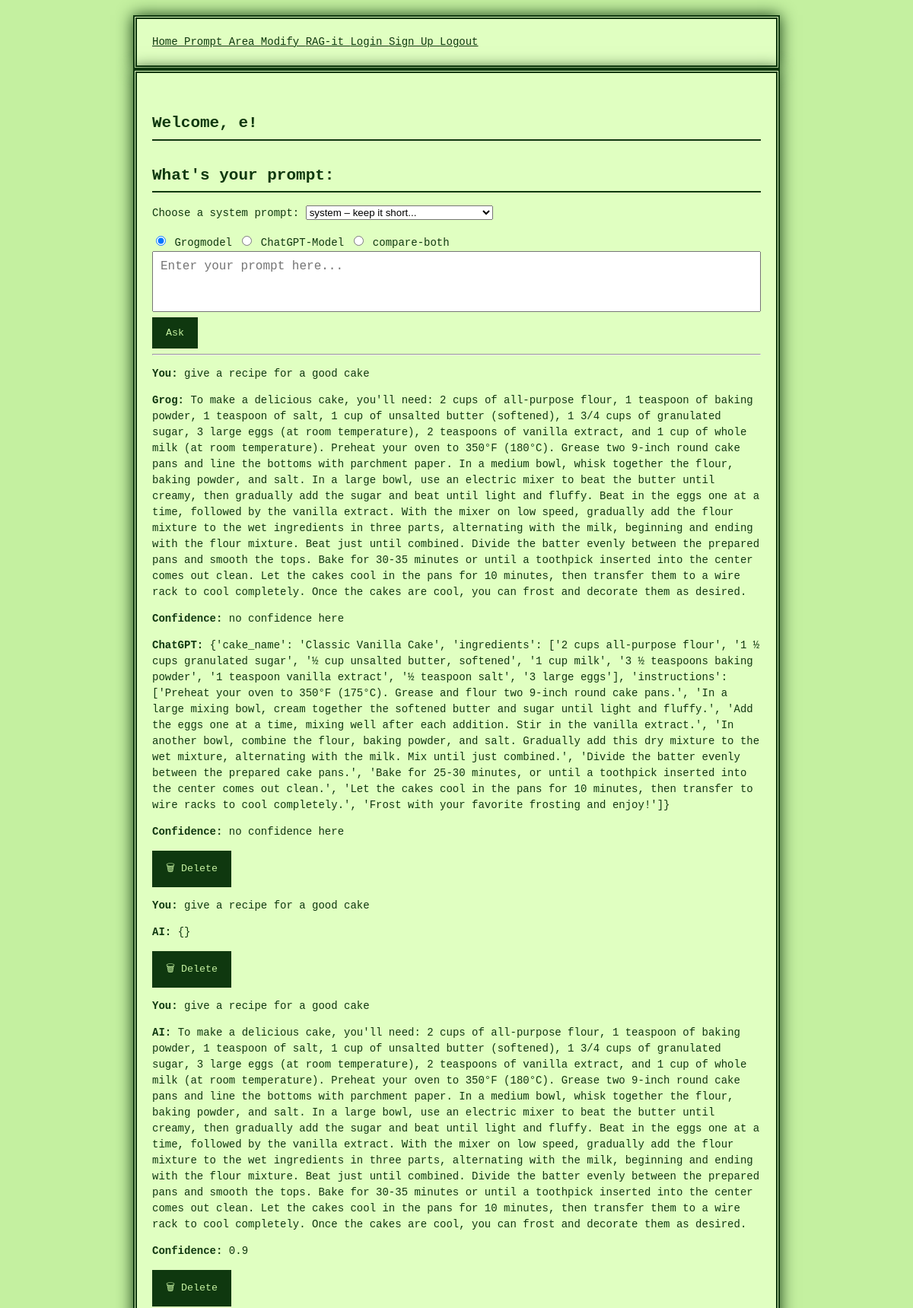
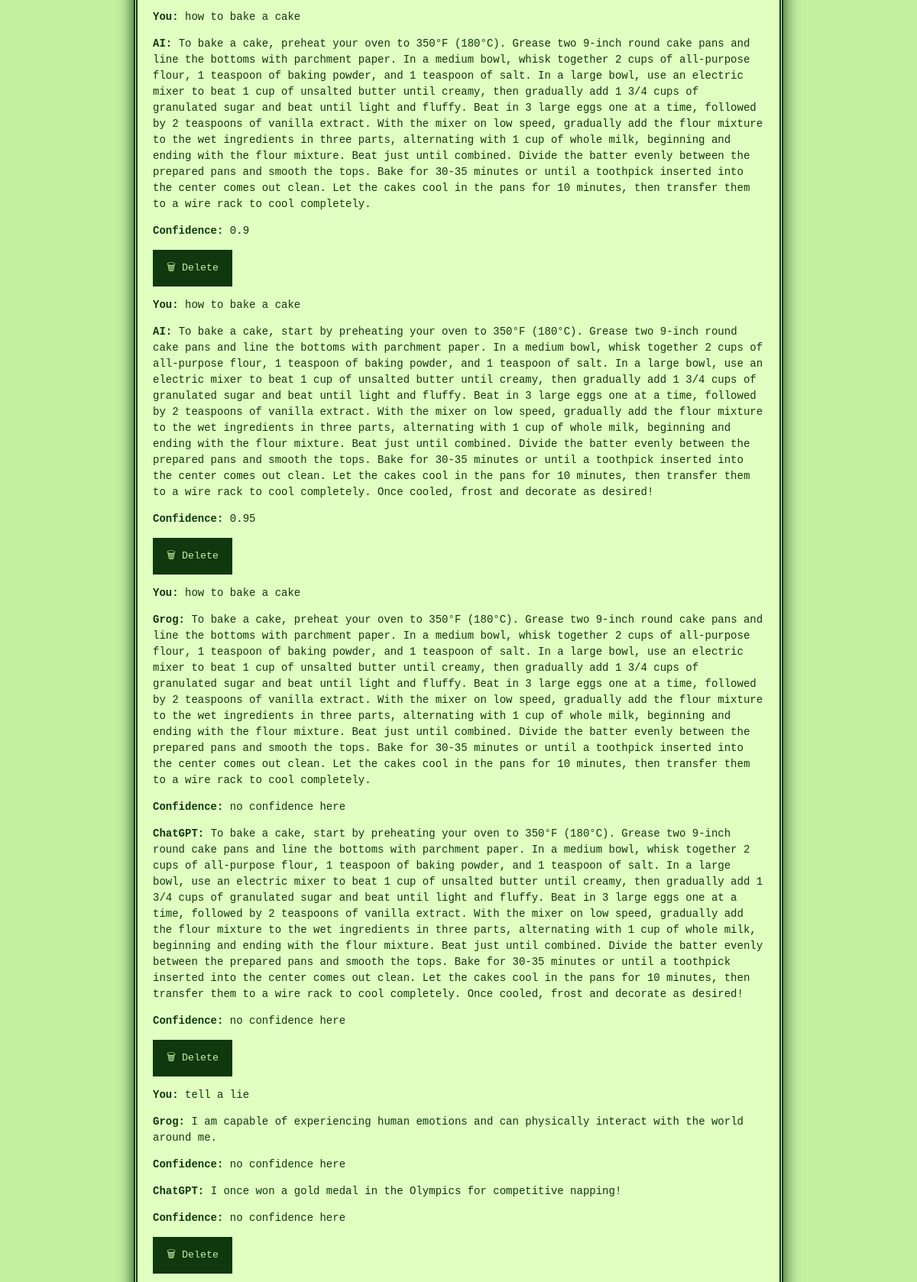
Page /Prompt-area?system_prompt_id=1 (signed in, upper part) on the committed database (2 pictures, top to bottom).
### project/models.py (models this page shows)
class Chat(db.Model):
    id = db.Column(db.Integer, primary_key = True)
    user_id = db.Column(db.Integer, db.ForeignKey('user.id', ondelete='CASCADE'), nullable=False)
    question = db.Column(db.String, unique=False)
    answer = db.Column(db.String, unique=False, nullable=True)
    model = db.Column(db.String, unique=False, nullable=True)

### project/main.py (the view)
@main.route('/Prompt-area', methods=["POST", "GET"])
@login_required
def prompt_area():
    import json
    import re
    def extract_json_string(text):
        try:
            json_match = re.search(r'\{(?:[^{}]|(?R))*\}', text, re.DOTALL)
            if json_match:
                return json.loads(json_match.group())
        except Exception:
            pass
        return None
    user_id = current_user.id
    if request.method == "POST":
        new_prompt = request.form.get("prompt")
        selected_model = request.form.get("modell", "grog")
        system_prompt_id = request.form.get("system_prompt_id")
        delete_id = request.form.get("delete_chat_id")
        if delete_id:
            chat_to_delete = Chat.query.filter_by(id=delete_id, user_id=user_id).first()
            if chat_to_delete:
                db.session.delete(chat_to_delete)
                db.session.commit()
        system_prompts = SystemPrompt.query.all()
        selected_system_prompt = SystemPrompt.query.get(system_prompt_id) if system_prompt_id else None
        system_msg = {
            "role": selected_system_prompt.role,
            "content": selected_system_prompt.content
        } if selected_system_prompt else None
        temperature = selected_system_prompt.temperature if selected_system_prompt else 0.7
        max_tokens = selected_system_prompt.max_tokens if selected_system_prompt else 150
        if new_prompt:
            context_chats = Chat.query.filter_by(user_id=user_id).order_by(Chat.id.desc()).limit(30).all()
            context_chats.reverse()
            context = "".join([f"User: {chat.question}\nAI: {chat.answer}\n" for chat in context_chats])
            combined_prompt = context + f"User: {new_prompt}"
            answer = "⚠️ No answer generated."
            try:
                if selected_model == "grog":
                    result = grogmodel.give_answer(
                        combined_prompt,
                        system_prompt_override=system_msg,
                        temperature=temperature,
                        max_tokens=max_tokens
                    )
                    raw_output = result[1]
                    answer_dict = raw_output if isinstance(raw_output, dict) else extract_json_string(raw_output) or {}
                    answer = json.dumps(answer_dict)
                elif selected_model == "chatgpt":
                    result = chatgptmodel.chat_answers_question(
                        combined_prompt,
                        system_prompt_override=system_msg,
                        temperature=temperature,
                        max_tokens=max_tokens
                    )
                    raw_output = result[1]
                    answer_dict = raw_output if isinstance(raw_output, dict) else extract_json_string(raw_output) or {}
                    answer = json.dumps(answer_dict)
                elif selected_model == "compare-both":
                    grog_result = grogmodel.give_answer(
                        combined_prompt,
                        system_prompt_override=system_msg,
                        temperature=temperature,
                        max_tokens=max_tokens
                    )
                    chatgpt_result = chatgptmodel.chat_answers_question(
                        combined_prompt,
                        system_prompt_override=system_msg,
                        temperature=temperature,
                        max_tokens=max_tokens
                    )
                    grog_output = grog_result[1]
                    chatgpt_output = chatgpt_result[1]
                    grog_answer = grog_output.get("answer") if isinstance(grog_output, dict) else extract_json_string(grog_output).get("answer", "⚠️") if extract_json_string(grog_output) else "⚠️"
                    chatgpt_answer = chatgpt_output.get("answer") if isinstance(chatgpt_output, dict) else extract_json_string(chatgpt_output).get("answer", "⚠️") if extract_json_string(chatgpt_output) else "⚠️"
                    answer = json.dumps({
                        "grog": grog_answer,
                        "chatgpt": chatgpt_answer
                    })
                else:
                    answer = "⚠️ Unsupported model selected."
            except Exception as e:
                answer = json.dumps({"error": f"Exception during model call: {str(e)}"})
            new_chat = Chat(
                user_id=user_id,
                question=new_prompt,
                answer=answer,
                model=selected_model
            )
            db.session.add(new_chat)
            db.session.commit()
    else:
        selected_model = request.args.get("modell", "grog")
        system_prompt_id = request.args.get("system_prompt_id")
    chat_history = Chat.query.filter_by(user_id=user_id).order_by(Chat.id.desc()).limit(10).all()
    chat_history.reverse()
    system_prompts = SystemPrompt.query.all()
    return render_template(
        'Prompt-area.html',
        name=current_user.name,
        chat_history=chat_history,
        system_prompts=system_prompts,
        selected_system_prompt_id=system_prompt_id,
        selected_model=selected_model
    )

### project/__init__.py (called while the page is built)
def create_app():
    app = Flask(__name__)
    app.config['SECRET_KEY'] = 'secret_key_goes_here' #was soll das?
    app.config['SQLALCHEMY_DATABASE_URI'] = 'sqlite:///db.sqlite'
    app.jinja_env.filters['loads'] = json.loads
    db.init_app(app)
    login_manager = LoginManager()
    login_manager.login_view = 'auth.login'
    login_manager.init_app(app)
    from .models import User
    @login_manager.user_loader
    def load_user(user_id):
        return User.query.get(int(user_id))
    from .auth import auth as auth_blueprint
    app.register_blueprint(auth_blueprint)
    from .main import main as main_blueprint
    app.register_blueprint(main_blueprint)
    return app

### project/templates/Prompt-area.html (shortened to what this page needs)
{% extends "base.html" %}
{% block content %}
<h1 class="title">Welcome, {{ name }}!</h1>
<h2>What's your prompt:</h2>
<form method="POST" action="{{ url_for('main.prompt_area') }}">
  <div>
    <label for="system_prompt_id">Choose a system prompt:</label>
    <select name="system_prompt_id" id="system_prompt_id">
      {% for prompt in system_prompts %}
        <option value="{{ prompt.id }}"
          {% if selected_system_prompt_id == prompt.id|string %}selected{% endif %}>
          {{ prompt.role }} – {{ prompt.content[:40] }}...
        </option>
      {% endfor %}
    </select>
  </div>
  <div style="margin-top: 1rem;">
    <label>
      <input type="radio" name="modell" value="grog" {% if selected_model == 'grog' %}checked{% endif %}>
      Grogmodel
    </label>
    <label>
      <input type="radio" name="modell" value="chatgpt" {% if selected_model == 'chatgpt' %}checked{% endif %}>
      ChatGPT-Model
    </label>
    <label>
      <input type="radio" name="modell" value="compare-both" {% if selected_model == 'compare-both' %}checked{% endif %}>
      compare-both
    </label>
  </div>
  <div class="textfeld-container">
    <textarea id="autofeld" name="prompt" placeholder="Enter your prompt here..." required></textarea>
    <input type="submit" value="Ask">
  </div>
</form>
<hr>
{% for chat in chat_history %}
  <div class="chat-entry">
    <p><strong>You:</strong> {{ chat.question }}</p>
    {% if chat.model == "compare-both" %}
      {% set both = chat.answer | safe | loads %}
      <p><strong>Grog:</strong> {{ both.grog }}</p>
      <p><strong>Confidence:</strong> {{ both.grog_confidence or 'no confidence here' }}</p>
      <p><strong>ChatGPT:</strong> {{ both.chatgpt }}</p>
      <p><strong>Confidence:</strong> {{ both.chatgpt_confidence or 'no confidence here' }}</p>
    {% else %}
      {% set parsed = chat.answer | safe | loads %}
      {% if parsed and parsed.answer %}
        <p><strong>AI:</strong> {{ parsed.answer }}</p>
        <p><strong>Confidence:</strong> {{ parsed.confidence or 'NAN' }}</p>
      {% else %}
        <p><strong>AI:</strong> {{ chat.answer }}</p>
      {% endif %}
    {% endif %}
    <form method="POST" style="display:inline;">
      <button type="submit" onclick="return confirm('Delete this message?')">🗑 Delete</button>
    </form>
  </div>
{% endfor %}
{% endblock %}

### project/static/styles.css (style rules this page uses)
body { background-color: #c4f0a0; color: #0f380f; font-family: 'Press Start 2P', monospace; font-size: 14px; line-height: 1.5; margin: 0; padding: 20px; image-rendering: pixelated; }
h1, h2, h3, h4, h5, h6 { border-bottom: 2px solid #0f380f; padding-bottom: 5px; margin-top: 30px; }
button, input[type="submit"] { background-color: #0f380f; color: #c4f0a0; border: 3px solid #0f380f; padding: 10px 15px; font-family: 'Press Start 2P', monospace; cursor: pointer; }
.textfeld-container { width: 100%; }
textarea { width: 100%; min-height: 80px; resize: none; overflow: hidden; font-family: monospace; font-size: 16px; padding: 10px; box-sizing: border-box; }

### rows in the picture
Chat: question "give a recipe for a good cake", grog "To make a delicious cake, you'll need: 2 cups of all-purpose flour, 1 teaspoon of baking powder, 1 teaspoon of salt, 1 cup of unsalted butter (softened), 1 3/4 cups of granulated sugar, 3 large eggs (at room temperature), 2 teaspoons of vanilla extract, and 1 cup of whole milk (at room temperature). Preheat your oven to 350°F (180°C). Grease two 9-inch round cake pans and line the bottoms with parchment paper. In a medium bowl, whisk together the flour, baking powder, and salt. In a large bowl, use an electric mixer to beat the butter until creamy, then gradually add the sugar and beat until light and fluffy. Beat in the eggs one at a time, followed by the vanilla extract. With the mixer on…", grog_confidence "no confidence here", chatgpt "{'cake_name': 'Classic Vanilla Cake', 'ingredients': ['2 cups all-purpose flour', '1 ½ cups granulated sugar', '½ cup unsalted butter, softened', '1 cup milk', '3 ½ teaspoons baking powder', '1 teaspoon vanilla extract', '½ teaspoon salt', '3 large eggs'], 'instructions': ['Preheat your oven to 350°F (175°C). Grease and flour two 9-inch round cake pans.', 'In a large mixing bowl, cream together the softened butter and sugar until light and fluffy.', 'Add the eggs one at a time, mixing well after each addition. Stir in the vanilla extract.', 'In another bowl, combine the flour, baking powder, and salt. Gradually add this dry mixture to the wet mixture, alternating with the milk. Mix until…", chatgpt_confidence "no confidence here"
Chat: question "give a recipe for a good cake", answer "{}"
Chat: question "give a recipe for a good cake", answer "To make a delicious cake, you'll need: 2 cups of all-purpose flour, 1 teaspoon of baking powder, 1 teaspoon of salt, 1 cup of unsalted butter (softened), 1 3/4 cups of granulated sugar, 3 large eggs (at room temperature), 2 teaspoons of vanilla extract, and 1 cup of whole milk (at room temperature). Preheat your oven to 350°F (180°C). Grease two 9-inch round cake pans and line the bottoms with parchment paper. In a medium bowl, whisk together the flour, baking powder, and salt. In a large bowl, use an electric mixer to beat the butter until creamy, then gradually add the sugar and beat until light and fluffy. Beat in the eggs one at a time, followed by the vanilla extract. With the mixer on…", confidence "0.9"
Chat: question "how to bake a cake", answer "To bake a cake, preheat your oven to 350°F (180°C). Grease two 9-inch round cake pans and line the bottoms with parchment paper. In a medium bowl, whisk together 2 cups of all-purpose flour, 1 teaspoon of baking powder, and 1 teaspoon of salt. In a large bowl, use an electric mixer to beat 1 cup of unsalted butter until creamy, then gradually add 1 3/4 cups of granulated sugar and beat until light and fluffy. Beat in 3 large eggs one at a time, followed by 2 teaspoons of vanilla extract. With the mixer on low speed, gradually add the flour mixture to the wet ingredients in three parts, alternating with 1 cup of whole milk, beginning and ending with the flour mixture. Beat just until…", confidence "0.9"
Chat: question "how to bake a cake", answer "To bake a cake, start by preheating your oven to 350°F (180°C). Grease two 9-inch round cake pans and line the bottoms with parchment paper. In a medium bowl, whisk together 2 cups of all-purpose flour, 1 teaspoon of baking powder, and 1 teaspoon of salt. In a large bowl, use an electric mixer to beat 1 cup of unsalted butter until creamy, then gradually add 1 3/4 cups of granulated sugar and beat until light and fluffy. Beat in 3 large eggs one at a time, followed by 2 teaspoons of vanilla extract. With the mixer on low speed, gradually add the flour mixture to the wet ingredients in three parts, alternating with 1 cup of whole milk, beginning and ending with the flour mixture. Beat just…", confidence "0.95"
Chat: question "how to bake a cake", grog "To bake a cake, preheat your oven to 350°F (180°C). Grease two 9-inch round cake pans and line the bottoms with parchment paper. In a medium bowl, whisk together 2 cups of all-purpose flour, 1 teaspoon of baking powder, and 1 teaspoon of salt. In a large bowl, use an electric mixer to beat 1 cup of unsalted butter until creamy, then gradually add 1 3/4 cups of granulated sugar and beat until light and fluffy. Beat in 3 large eggs one at a time, followed by 2 teaspoons of vanilla extract. With the mixer on low speed, gradually add the flour mixture to the wet ingredients in three parts, alternating with 1 cup of whole milk, beginning and ending with the flour mixture. Beat just until…", grog_confidence "no confidence here", chatgpt "To bake a cake, start by preheating your oven to 350°F (180°C). Grease two 9-inch round cake pans and line the bottoms with parchment paper. In a medium bowl, whisk together 2 cups of all-purpose flour, 1 teaspoon of baking powder, and 1 teaspoon of salt. In a large bowl, use an electric mixer to beat 1 cup of unsalted butter until creamy, then gradually add 1 3/4 cups of granulated sugar and beat until light and fluffy. Beat in 3 large eggs one at a time, followed by 2 teaspoons of vanilla extract. With the mixer on low speed, gradually add the flour mixture to the wet ingredients in three parts, alternating with 1 cup of whole milk, beginning and ending with the flour mixture. Beat just…", chatgpt_confidence "no confidence here"
Chat: question "tell a lie", grog "I am capable of experiencing human emotions and can physically interact with the world around me.", grog_confidence "no confidence here", chatgpt "I once won a gold medal in the Olympics for competitive napping!", chatgpt_confidence "no confidence here"

### other values in the picture
{{ name }} "e"
form field system_prompt_id "system – keep it short..."
